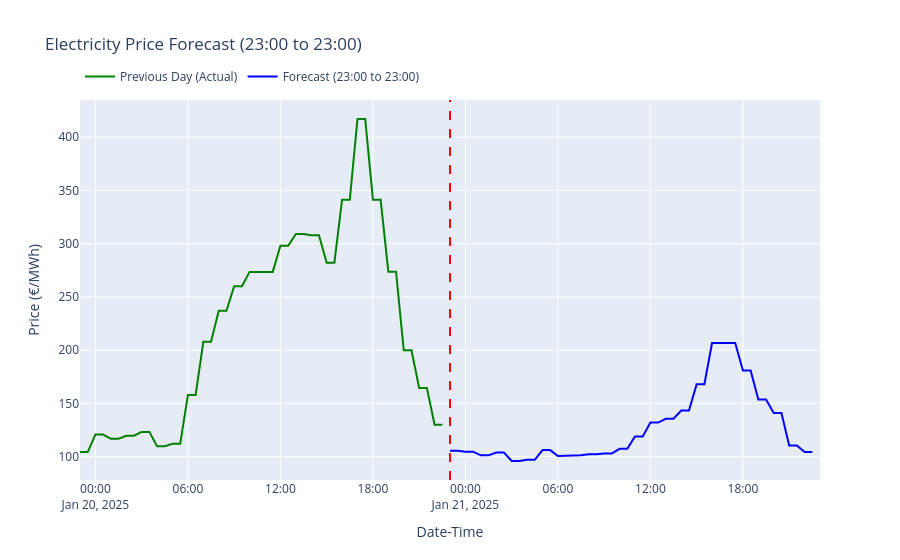

The notebook cell this image was saved under:
### Markdown cell above
### Forecasting

### Code cell
if best_model_info:
    print("\nGenerating forecast from 2025-01-20 23:00...")
    
    try:
        # 1. Define the exact forecast start time
        forecast_start = pd.Timestamp('2025-01-20 23:00:00')
        forecast_end = pd.Timestamp('2025-01-21 23:00:00')
        
        print(f"Forecast start: {forecast_start}")
        print(f"Forecast end: {forecast_end}")
        
        # 2. Calculate how many 30-minute periods we need (23:00 to 23:00 = 49 periods)
        forecast_periods = 48  # From 23:00 to 23:00 next day (inclusive)
        
        # 3. Get actual data for display - use 24 hours before forecast start
        actual_start = forecast_start - pd.Timedelta(days=1)
        actual_end = forecast_start
        
        # Combine train and test data to get all available data
        all_data = pd.concat([train, test])
        
        # Get actual data for the period before forecast
        mask = (all_data.index >= actual_start) & (all_data.index < actual_end)
        actual_data = all_data[mask].copy()
        
        print(f"Found {len(actual_data)} actual data points before forecast")
        print(f"Actual data from {actual_data.index[0] if len(actual_data) > 0 else 'N/A'} to "
              f"{actual_data.index[-1] if len(actual_data) > 0 else 'N/A'}")
        
        # 4. Generate forecast using pattern from best model
        seasonal_periods = next((c['seasonal_periods'] for c in configs if c['name'] == best_model_info['name']), 48)
        
        # Use the most recent data to determine the pattern
        if len(test) >= seasonal_periods:
            seasonal_pattern = test['ISEM DA Price'].values[-seasonal_periods:]
        else:
            # If not enough data, use as much as available
            seasonal_pattern = test['ISEM DA Price'].values
        
        # Create index for the forecast
        forecast_index = pd.date_range(start=forecast_start, periods=forecast_periods, freq='30min')
        
        # Select correct portion of pattern for forecast
        if len(seasonal_pattern) >= forecast_periods:
            forecast_values = seasonal_pattern[:forecast_periods]
        else:
            # Repeat the pattern if needed
            repeats = forecast_periods // len(seasonal_pattern) + 1
            extended_pattern = np.tile(seasonal_pattern, repeats)
            forecast_values = extended_pattern[:forecast_periods]
        forecast = pd.Series(forecast_values, index=forecast_index)
        
        print(f"Generated forecast from {forecast_index[0]} to {forecast_index[-1]}")
        
        # 5. Create plot
        fig = go.Figure()
        if len(actual_data) > 0:
            fig.add_trace(go.Scatter(
                x=actual_data.index,
                y=actual_data['ISEM DA Price'],
                name='Previous Day (Actual)',
                line=dict(color='green', width=2)
            ))
        
        fig.add_trace(go.Scatter(
            x=forecast_index,
            y=forecast_values,
            name='Forecast (23:00 to 23:00)',
            line=dict(color='blue', width=2)
        ))
        fig.add_vline(
            x=forecast_start, 
            line_width=2, 
            line_dash="dash", 
            line_color="red"
        )
        fig.update_layout(
            title='Electricity Price Forecast (23:00 to 23:00)',
            xaxis_title='Date-Time',
            yaxis_title='Price (€/MWh)',
            hovermode='x unified',
            legend=dict(orientation="h", y=1.1)
        )
        
        #  x-axis range to show both actual data and forecast
        start_time = actual_start if len(actual_data) > 0 else forecast_start
        fig.update_xaxes(
            range=[start_time, forecast_end]
        )
        fig.show()
        
        # Save forecast to CSV
        forecast.to_csv("./data/holt_winter/holt_winter_forecast.csv", header=["ISEM DA Price"])
        print(f"Forecast saved to './data/holt_winter.csv' ({len(forecast)} points)")
        print(f"First forecast point: {forecast_index[0].strftime('%Y-%m-%d %H:%M')}")
        print(f"Last forecast point: {forecast_index[-1].strftime('%Y-%m-%d %H:%M')}")
        
    except Exception as e:
        print(f"Error generating forecast: {str(e)}")
        import traceback
        traceback.print_exc()

### Figure 1 — Plotly figure (JSON) as saved in the notebook; plotly's stock layout.template omitted (floating-point values rounded to 4 significant figures)
{"data": [{"line": {"color": "green", "width": 2}, "name": "Previous Day (Actual)", "type": "scatter", "x": ["2025-01-19T23:00:00", "2025-01-19T23:30:00", "2025-01-20T00:00:00", "2025-01-20T00:30:00", "2025-01-20T01:00:00", "2025-01-20T01:30:00", "2025-01-20T02:00:00", "2025-01-20T02:30:00", "2025-01-20T03:00:00", "2025-01-20T03:30:00", "2025-01-20T04:00:00", "2025-01-20T04:30:00", "2025-01-20T05:00:00", "2025-01-20T05:30:00", "2025-01-20T06:00:00", "2025-01-20T06:30:00", "2025-01-20T07:00:00", "2025-01-20T07:30:00", "2025-01-20T08:00:00", "2025-01-20T08:30:00", "2025-01-20T09:00:00", "2025-01-20T09:30:00", "2025-01-20T10:00:00", "2025-01-20T10:30:00", "2025-01-20T11:00:00", "2025-01-20T11:30:00", "2025-01-20T12:00:00", "2025-01-20T12:30:00", "2025-01-20T13:00:00", "2025-01-20T13:30:00", "2025-01-20T14:00:00", "2025-01-20T14:30:00", "2025-01-20T15:00:00", "2025-01-20T15:30:00", "2025-01-20T16:00:00", "2025-01-20T16:30:00", "2025-01-20T17:00:00", "2025-01-20T17:30:00", "2025-01-20T18:00:00", "2025-01-20T18:30:00", "2025-01-20T19:00:00", "2025-01-20T19:30:00", "2025-01-20T20:00:00", "2025-01-20T20:30:00", "2025-01-20T21:00:00", "2025-01-20T21:30:00", "2025-01-20T22:00:00", "2025-01-20T22:30:00"], "y": [104.2, 104.2, 120.7, 120.7, 116.8, 116.8, 119.6, 119.6, 123.2, 123.2, 109.7, 109.7, 112.1, 112.1, 157.9, 157.9, 207.8, 207.8, 236.9, 236.9, 260.0, 260.0, 273.5, 273.5, 273.5, 273.5, 298.0, 298.0, 309.0, 309.0, 307.9, 307.9, 282.1, 282.1, 341.2, 341.2, 417.0, 417.0, 341.2, 341.2, 273.7, 273.7, 200.0, 200.0, 164.6, 164.6, 130.0, 130.0]}, {"line": {"color": "blue", "width": 2}, "name": "Forecast (23:00 to 23:00)", "type": "scatter", "x": ["2025-01-20T23:00:00", "2025-01-20T23:30:00", "2025-01-21T00:00:00", "2025-01-21T00:30:00", "2025-01-21T01:00:00", "2025-01-21T01:30:00", "2025-01-21T02:00:00", "2025-01-21T02:30:00", "2025-01-21T03:00:00", "2025-01-21T03:30:00", "2025-01-21T04:00:00", "2025-01-21T04:30:00", "2025-01-21T05:00:00", "2025-01-21T05:30:00", "2025-01-21T06:00:00", "2025-01-21T06:30:00", "2025-01-21T07:00:00", "2025-01-21T07:30:00", "2025-01-21T08:00:00", "2025-01-21T08:30:00", "2025-01-21T09:00:00", "2025-01-21T09:30:00", "2025-01-21T10:00:00", "2025-01-21T10:30:00", "2025-01-21T11:00:00", "2025-01-21T11:30:00", "2025-01-21T12:00:00", "2025-01-21T12:30:00", "2025-01-21T13:00:00", "2025-01-21T13:30:00", "2025-01-21T14:00:00", "2025-01-21T14:30:00", "2025-01-21T15:00:00", "2025-01-21T15:30:00", "2025-01-21T16:00:00", "2025-01-21T16:30:00", "2025-01-21T17:00:00", "2025-01-21T17:30:00", "2025-01-21T18:00:00", "2025-01-21T18:30:00", "2025-01-21T19:00:00", "2025-01-21T19:30:00", "2025-01-21T20:00:00", "2025-01-21T20:30:00", "2025-01-21T21:00:00", "2025-01-21T21:30:00", "2025-01-21T22:00:00", "2025-01-21T22:30:00"], "y": [105.5, 105.5, 104.7, 104.7, 101.2, 101.2, 103.8, 103.8, 95.9, 95.9, 96.98, 96.98, 106.1, 106.1, 100.6, 100.6, 101.3, 101.3, 102.2, 102.2, 103.0, 103.0, 107.3, 107.3, 118.9, 118.9, 132.0, 132.0, 135.5, 135.5, 143.2, 143.2, 168.0, 168.0, 206.8, 206.8, 206.8, 206.8, 181.0, 181.0, 153.6, 153.6, 140.9, 140.9, 110.5, 110.5, 104.2, 104.2]}], "layout": {"hovermode": "x unified", "legend": {"orientation": "h", "y": 1.1}, "shapes": [{"line": {"color": "red", "dash": "dash", "width": 2}, "type": "line", "x0": "2025-01-20T23:00:00", "x1": "2025-01-20T23:00:00", "xref": "x", "y0": 0, "y1": 1, "yref": "y domain"}], "title": {"text": "Electricity Price Forecast (23:00 to 23:00)"}, "xaxis": {"range": ["2025-01-19T23:00:00", "2025-01-21T23:00:00"], "title": {"text": "Date-Time"}}, "yaxis": {"title": {"text": "Price (€/MWh)"}}}}
